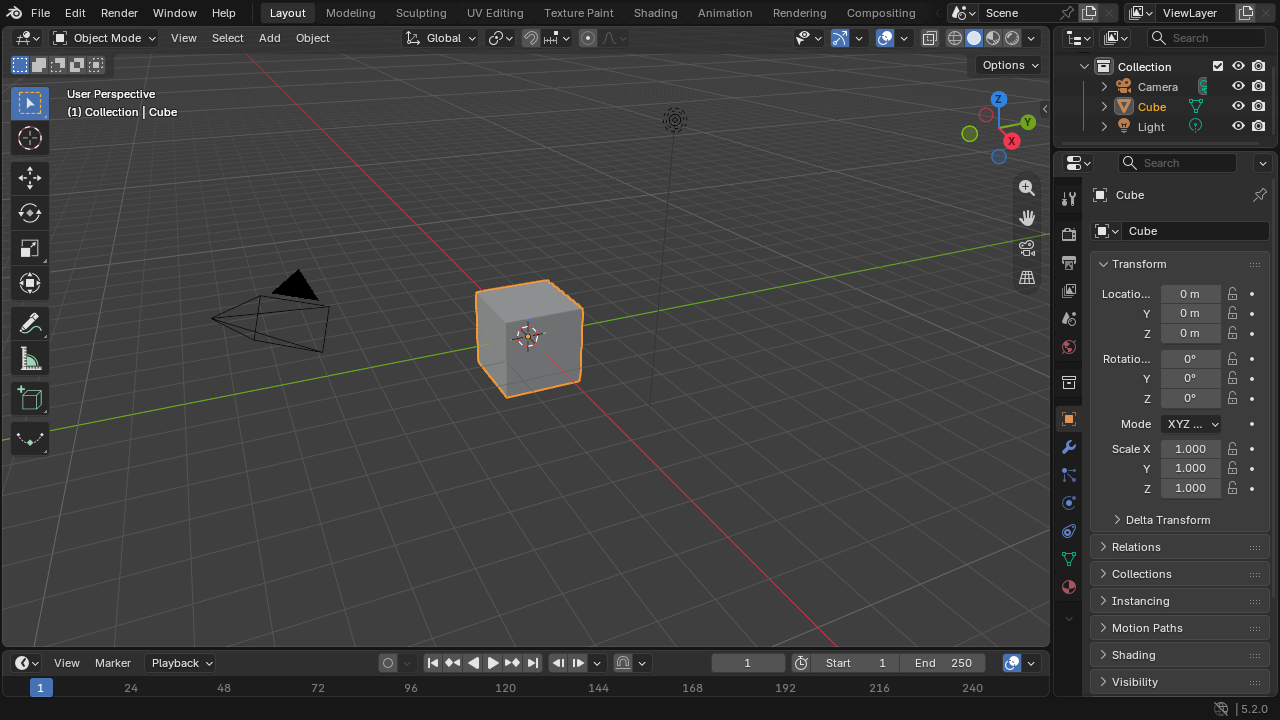
#> input picture sandbox/m4-golden-prep/goldens/workspace_1280x720.png, 1280 x 720 px
$ python analyze_toolbar.py
#> lines starting #> are read from the running program, lines starting #| are printed output that depends on the picture
#!/usr/bin/env python3
# SPDX-FileCopyrightText: 2026 blender-web contributors
# SPDX-License-Identifier: GPL-3.0-or-later

"""Reproduce the r58 toolbar premise-correction measurements."""

from __future__ import annotations

from collections import Counter
from hashlib import sha256
from pathlib import Path

import numpy as np
from PIL import Image


ROOT = Path(__file__).resolve().parents[2]
THRESHOLD = 0.016

INPUTS = {
    "native": ROOT / "sandbox/m4-golden-prep/goldens/workspace_1280x720.png",
    "pre0134": ROOT / "sandbox/i18n-r45/captures/r47-workspace_1280x720.png",
    "current": ROOT / "sandbox/m4-d9-gate/evidence/workspace_1280x720.png",
    "r28b_baseline": ROOT
    / "platform_web/shell/evidence/m4-r28b-baseline-00-fullwindow.png",
    "r28b_alwaysload": ROOT
    / "platform_web/shell/evidence/m4-r28b-ab-alwaysload-00-fullwindow.png",
}

REGIONS = {
    "toolbar": (0, 28, 60, 649),
    "icon_strip": (7, 52, 52, 456),
    "seam": (48, 28, 64, 649),
}

PARTITIONS = {
    "toolbar": (0, 28, 60, 649),
    "viewport": (60, 28, 1051, 649),
    "right_rail": (1051, 28, 1280, 649),
    "bottom": (0, 649, 1280, 720),
    "topbar": (0, 0, 1280, 28),
}


def load(path: Path) -> np.ndarray:
    return np.asarray(Image.open(path).convert("RGB"), dtype=np.uint8)
#> returned value is the input picture: shape (720, 1280, 3); mean R, G, B 61.3, 61.2, 61.2


def digest(path: Path) -> str:
    return sha256(path.read_bytes()).hexdigest()


def crop(image: np.ndarray, rect: tuple[int, int, int, int]) -> np.ndarray:
    x0, y0, x1, y1 = rect
    return image[y0:y1, x0:x1]


def delta(a: np.ndarray, b: np.ndarray) -> np.ndarray:
    return np.max(np.abs(a.astype(np.float32) - b.astype(np.float32)) / 255.0, axis=2)


# [41 lines left out: functions stats, components, not called in this run]


def format_stats(values: tuple[int, int, float, float]) -> str:
    failed, total, percent, maximum = values
    return f"failed={failed}/{total} percent={percent:.6f} max={maximum:.9f}"


def main() -> None:
    print("# SPDX-FileCopyrightText: 2026 blender-web contributors")
    print("# SPDX-License-Identifier: CC0-1.0")
    print(f"threshold=max_channel_abs>{THRESHOLD}")
    images = {name: load(path) for name, path in INPUTS.items()}
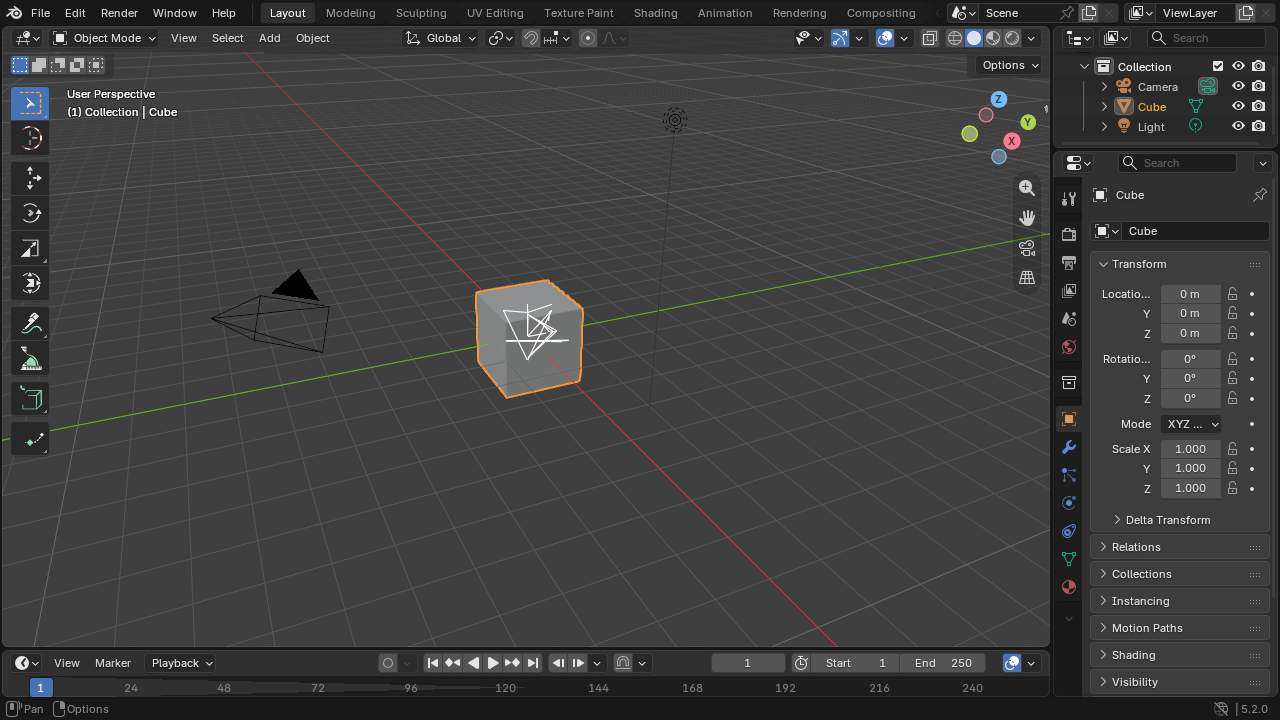
#> input picture sandbox/i18n-r45/captures/r47-workspace_1280x720.png, 1280 x 720 px
#> in load, returned value is the input picture: shape (720, 1280, 3); mean R, G, B 61.9, 61.9, 61.9
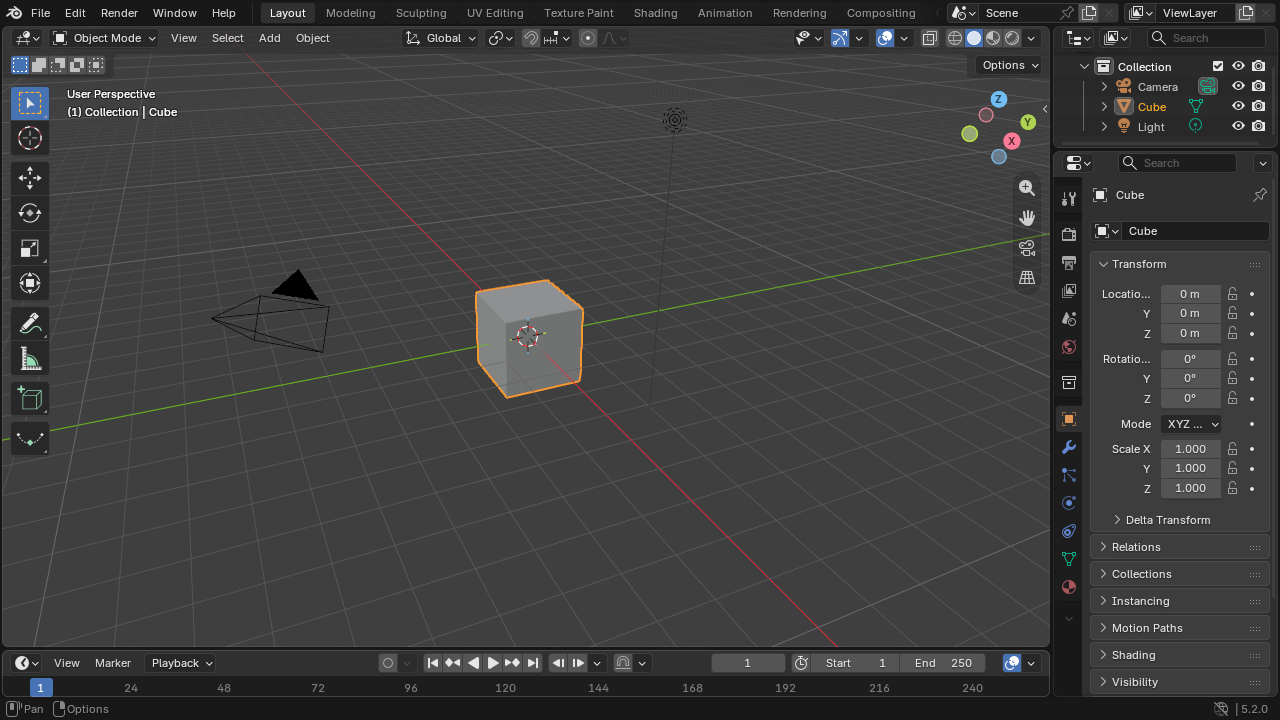
#> input picture sandbox/m4-d9-gate/evidence/workspace_1280x720.png, 1280 x 720 px
#> in load, returned value is the input picture: shape (720, 1280, 3); mean R, G, B 61.8, 61.8, 61.8
    for name, path in INPUTS.items():
        height, width = images[name].shape[:2]
        print(f"input {name}: path={path.relative_to(ROOT)} size={width}x{height} sha256={digest(path)}")

    print("\n[toolbar comparisons against native]")
    for name, rect in REGIONS.items():
        native = crop(images["native"], rect)
        print(f"{name} rect={rect}")
        print(f"  pre0134 {format_stats(stats(native, crop(images['pre0134'], rect)))}")
        print(f"  current {format_stats(stats(native, crop(images['current'], rect)))}")

    toolbar_rect = REGIONS["toolbar"]
    current_toolbar_diff = delta(
        crop(images["native"], toolbar_rect), crop(images["current"], toolbar_rect)
    )
    toolbar_components = components(
        current_toolbar_diff > THRESHOLD,
        x_offset=toolbar_rect[0],
        y_offset=toolbar_rect[1],
    )
    print("\n[current toolbar connected components, 8-connected]")
    print(f"count={len(toolbar_components)}")
    for item in toolbar_components:
        print(f"size={item['size']} bbox={item['bbox']}")

    print("\n[icon-strip coordinate shift control]")
    x0, y0, x1, y1 = REGIONS["icon_strip"]
    native = images["native"][y0:y1, x0:x1]
    for candidate_name in ("pre0134", "current"):
        print(candidate_name)
        candidate = images[candidate_name]
        for dx, dy in ((0, 0), (-1, 0), (1, 0), (0, -1), (0, 1)):
            shifted = candidate[y0 + dy : y1 + dy, x0 + dx : x1 + dx]
            print(f"  dx={dx:+d} dy={dy:+d} {format_stats(stats(native, shifted))}")

    print("\n[r28b load/store A/B baseline versus always-load]")
    for name, rect in REGIONS.items():
        print(
            f"{name} {format_stats(stats(crop(images['r28b_baseline'], rect), crop(images['r28b_alwaysload'], rect)))}"
        )

    print("\n[current D-9 disjoint mass]")
    partition_failed = 0
    for name, rect in PARTITIONS.items():
        values = stats(crop(images["native"], rect), crop(images["current"], rect))
        partition_failed += values[0]
        print(f"{name} rect={rect} {format_stats(values)}")
    print(f"partition_failed_sum={partition_failed}")
    print(
        "whole_window "
        + format_stats(stats(images["native"], images["current"]))
    )

    bottom_rect = PARTITIONS["bottom"]
    bottom_native = crop(images["native"], bottom_rect)
    bottom_current = crop(images["current"], bottom_rect)
    bottom_mask = delta(bottom_native, bottom_current) > THRESHOLD
    bottom_components = components(bottom_mask, y_offset=bottom_rect[1])
    perimeter = bottom_components[0]
    status_total = sum(item["size"] for item in bottom_components[1:])
    print("\n[current bottom connected components, 8-connected]")
    print(f"count={len(bottom_components)}")
    print(f"perimeter size={perimeter['size']} bbox={perimeter['bbox']}")
    print(f"status_hints components={len(bottom_components) - 1} pixels={status_total}")
    for item in bottom_components[1:]:
        print(f"  size={item['size']} bbox={item['bbox']}")

    pairs = Counter(
        (
            tuple(int(value) for value in bottom_native[y, x]),
            tuple(int(value) for value in bottom_current[y, x]),
        )
        for y, x in perimeter["points"]
    )
    print("perimeter_color_pairs_top2")
    for (native_rgb, current_rgb), count in pairs.most_common(2):
        print(f"  pixels={count} native={native_rgb} current={current_rgb}")


if __name__ == "__main__":
#> (the run stopped early here; a loop or call above may not have finished)
